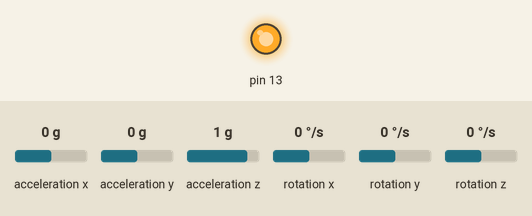
This sketch was run on a simulated Arduino Uno, built with avr-gcc and run on an emulated ATmega328P. Parts: output pins drawn as LEDs (lit = HIGH). Inputs (shaded band) come from the test bench; at power-on: acceleration x 0 g, acceleration y 0 g, acceleration z 1 g, rotation x 0 °/s, rotation y 0 °/s, rotation z 0 °/s.

Above: at 1.5 s.
At 12.6 s:
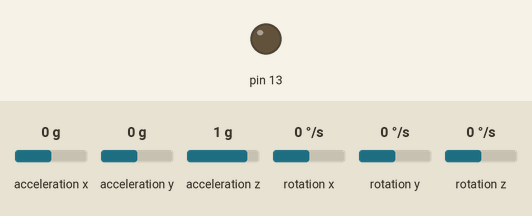
Timing chart, 0 to 18.3 s (numbered marks = the images above):
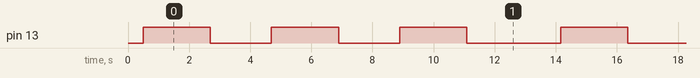

Measured:
- by itself, pin 13: repeats every 13.7 s: 2 × (LOW 2.0 s, HIGH 2.2 s), LOW 3.1 s, HIGH 2.2 s
- by itself, everything shown: repeats every 13.7 s, in 6 steps

The sketch:

most_simple.ino
```cpp
//**for MPU-6050**
#include <MPU6050_tockn.h>
#include <Wire.h>
MPU6050 mpu6050(Wire);

//**to store data**
#define num_masters 2
#define DOF 3
#define sample_size 50
#define avg_lenght 2

int master[num_masters][DOF][sample_size];       //array to store master gesture
int temp_values[DOF][sample_size];               //array to store temp. values from take_reading function

void copy_reading(int temp_values[DOF][sample_size], int master[num_masters][DOF][sample_size], int master_select)
{     //copy readings from temp_values to selected master
  int i, j;
  for(i=0; i<DOF; i++)
  {
    for(j=0; j<sample_size; j++)
    {
       master[master_select][i][j]=temp_values[i][j];
    }
  }
}

void take_reading(void)
{     //take sample_size*avg_lenght readings from MPU-6050, average every avg_lenght and give "sample_size" number of elements out
    int debug=0;
    int i, j, k, sum=1;
    int reading[DOF][avg_lenght*sample_size];

    //take readings
    for(i=0; i<avg_lenght*sample_size; i++)
    {
        mpu6050.update();

        reading[0][i]=mpu6050.getAccX()*50+50;    //taking readings of acceleraton in g's, 1g, 1.2g
        if(reading[0][i]<0)
          reading[0][i]=0;
        else if(reading[0][i]>100)
          reading[0][i]=100;

        reading[1][i]=mpu6050.getAccY()*50+50;
        if(reading[1][i]<0)
          reading[1][i]=0;
        else if(reading[1][i]>100)
          reading[1][i]=100;

        reading[2][i]=mpu6050.getAccZ()*50+50;
        if(reading[2][i]<0)
          reading[2][i]=0;
        else if(reading[2][i]>100)
          reading[2][i]=100;

        if(debug)
        {
          Serial.print(reading[0][i]);
          Serial.print("    "); Serial.print(reading[1][i]);
          Serial.print("    "); Serial.println(reading[2][i]);
        }
        delay(20);
    }

    if(avg_lenght>1)
    {
        for(i=0; i<DOF; i++)
        {
            for(j=0; j<(sample_size); j++)
            {
                for(k=0; k<avg_lenght; k++)
                {
                    sum=sum+reading[i][avg_lenght*j+k];
                }
                temp_values[i][j]=sum/avg_lenght;
                sum=0;
            }
        }
    }
    else if(avg_lenght==1)
    {
        for(i=0; i<DOF; i++)
        {
            for(j=0; j<sample_size; j++)
                temp_values[i][j]=reading[i][j];
        }
    }
}

unsigned int calc_DTW_score(int test[DOF][sample_size], int master[num_masters][DOF][sample_size], int master_select)
{     //calculates DTW score between 2 time series
    int print_DTW=0;         //1 to print DTW matrix, else 0
    int i;
    //creating variables to store input parameters
    int matrix_size=sample_size+1;
    unsigned int a[matrix_size][matrix_size];    //matrix of DTW
    unsigned int DTW_score[DOF];
    unsigned int final_DTW_score=0;

    for(i=0; i<DOF; i++)
    {
      int x=0, y=0;

      //moving input series to DTW matrix
      for(x=0; x<sample_size; x++)
          a[x+1][0]=master[master_select][i][x];
      for(y=0; y<sample_size; y++)
          a[0][y+1]=test[i][y];

      //**computing DTW matrix**

      /*
      DTW matrix calculation
      reference video
      https://www.youtube.com/watch?v=_K1OsqCicBY
      */

      a[0][0]=0;
      a[1][1]=abs_sub(a[1][0], a[0][1]);      //as no previously computed values
      a[2][1]=abs_sub(a[2][0], a[0][1]);
      a[1][2]=abs_sub(a[1][0], a[0][2]);

      x=1;
      for(y=2; y<matrix_size; y++)
      {
          a[x][y]=abs_sub(a[x][0], a[0][y]) + a[x][y-1];
      }

      y=1;
      for(x=2; x<matrix_size; x++)
      {
          a[x][y]=abs_sub(a[x][0], a[0][y]) + a[x-1][y];
      }

      for(x=2; x<matrix_size; x++)
      {
          for(y=2; y<matrix_size; y++)
          {
              a[x][y]=abs_sub(a[x][0], a[0][y]) + Min(a[x][y-1], a[x-1][y], a[x-1][y-1]);
          }

      }


      //**calculating DTW score**

      x=sample_size;
      y=sample_size;
      DTW_score[i]=a[x][y];

      while(x!=0 && y!=0)
      {
          if(a[x-1][y-1]<=a[x][y-1] && a[x-1][y-1]<=a[x-1][y])
          {
              DTW_score[i]=DTW_score[i]+a[x-1][y-1];
              x--;
              y--;
          }

          else if(a[x][y-1]<=a[x-1][y-1] && a[x][y-1]<=a[x-1][y])
          {
              DTW_score[i]=DTW_score[i]+a[x][y-1];
              y--;
          }
          else
          {
              DTW_score[i]=DTW_score[i]+a[x-1][y];
              x--;
          }
      }
    }
    for(i=0; i<DOF; i++)
      final_DTW_score=final_DTW_score+DTW_score[i];
    final_DTW_score=final_DTW_score/DOF;
    return final_DTW_score;
}

int abs_sub(int a, int b)
{     //finds the absolute subtraction (difference) of 2 entered numbers
    int c=a-b;
    if(c<0)
        c=-c;
    return c;
}

int Min(int a, int b, int c)
{     //finds the minimum of 3 numbers entered
    if(a<b && a<c)
        return a;
    else if(b<a && b<c)
        return b;
    else
        return c;
}

void setup() {
  //start serial monitor, required for debugging purposes
  Serial.begin(9600);

  //for MPU-6050
  Wire.begin();
  mpu6050.begin();

  pinMode(13, OUTPUT);
  digitalWrite(13, LOW);
  delay(500);   //display Hello for .5 second
}

void loop() {
  digitalWrite(13, HIGH);
  take_reading();     //take readings and save it as master gesture 0
  copy_reading(temp_values, master, 0);
  digitalWrite(13, LOW);

  delay(2000);

  digitalWrite(13, HIGH);
  take_reading();
  copy_reading(temp_values, master, 1);     //take readings and save it as master gesture 1
  digitalWrite(13, LOW);

  delay(2000);

  digitalWrite(13, HIGH);
  take_reading();
  digitalWrite(13, LOW);

  int DTW_0=calc_DTW_score(temp_values, master, 0);   //calculate DTW scores with available master getsures
  int DTW_1=calc_DTW_score(temp_values, master, 1);

  if(DTW_0<DTW_1)   //if score with gesture 0 is less, gesture 0 is matching
  {
    for(int i=0; i<10; i++)   //blink LED 10 times
    {
      digitalWrite(13, HIGH);
      delay(150);
      digitalWrite(13, LOW);
      delay(150);
    }
  }
  else    //else gesture 1 is matching
    digitalWrite(13, LOW);    //turn off LED for 3 seconds
    delay(3000);
}
```
